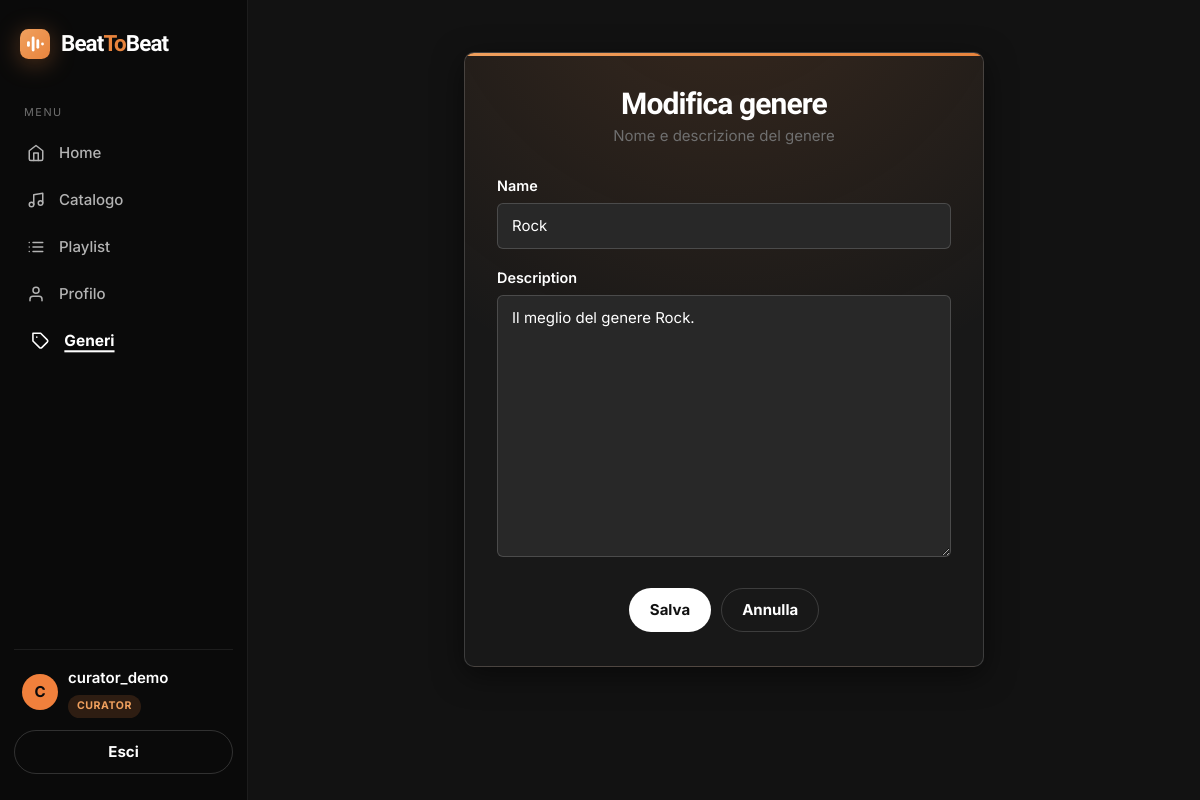
Page /music/genres/3/edit/ (signed in) on the committed database.
### accounts/models.py (models this page shows, shortened)
class CustomUser(AbstractUser):
    class Role(models.TextChoices):
        LISTENER = 'listener', 'Listener'
        CURATOR = 'curator', 'Curator'
        MODERATOR = 'moderator', 'Moderator'
    role = models.CharField(
        max_length=20,
        choices=Role.choices,
        default=Role.LISTENER,
    )
    bio = models.TextField(blank=True)
    birth_date = models.DateField(null=True, blank=True)
    favorite_genre = models.ForeignKey(
        'music.Genre',
        on_delete=models.SET_NULL,
        null=True,
        blank=True,
        related_name='fans',
    )
    AVATAR_COLORS = ['#f0803c', '#e0a15e', '#81b29a', '#6a8ec9', '#b07ba0', '#c96a6a']
    @property
    def avatar_color(self):
        return self.AVATAR_COLORS[sum(ord(c) for c in self.username) % len(self.AVATAR_COLORS)]
    @property
    def initial(self):
        return self.username[0].upper() if self.username else '?'
    @property
    def is_curator(self):
        return self.role == self.Role.CURATOR or self.is_superuser
    @property
    def is_moderator(self):
        return self.role == self.Role.MODERATOR or self.is_superuser

### music/models.py (models this page shows, shortened)
class Genre(models.Model):
    name = models.CharField(max_length=100, unique=True)
    description = models.TextField(blank=True)
    class Meta:
        ordering = ['name']

### music/views.py (the view)
# urls.py: path('genres/<int:pk>/edit/', views.GenreUpdateView.as_view(), name='genre_update'),
class GenreUpdateView(LoginRequiredMixin, CuratorOnlyMixin, UpdateView):
    model = Genre
    form_class = GenreForm
    template_name = 'music/genres/form.html'
    success_url = reverse_lazy('music:genre_list')

### music/forms.py
class GenreForm(forms.ModelForm):
    class Meta:
        model = Genre
        fields = ['name', 'description']

### music/permissions.py (called while the page is built)
    def test_func(self):
        user = self.request.user
        return user.is_authenticated and user.is_curator

### templates/music/genres/form.html (shortened to what this page needs)
{% extends 'base.html' %}
{% block content %}
<div class="form-page">
	<div class="panel form-card">
		<h1 class="form-card-title">{% if object %}Modifica genere{% else %}Nuovo genere{% endif %}</h1>
		<p class="form-card-sub">Nome e descrizione del genere</p>
		<form method="post">
			{% include 'partials/form_fields.html' %}
			<div class="actions center mt-3">
				<button type="submit" class="btn btn-accent">Salva</button>
				<a class="btn btn-ghost" href="{% url 'music:genre_list' %}">Annulla</a>
			</div>
		</form>
	</div>
</div>
{% endblock %}

### templates/base.html (shortened to what this page needs)
{% load static %}
<!DOCTYPE html>
<html lang="it">
<head>
	<link rel="stylesheet" href="{% static 'css/style.css' %}">
</head>
<body>
	{% block layout %}
	<div class="app-shell">
		<aside class="sidebar">
			<a class="brand" href="{% url 'pages:home' %}">{% include 'partials/logo.html' %}<span>Beat<span class="beat-accent">To</span>Beat</span></a>
			<nav>
				<div class="nav-section-label">Menu</div>
				<a class="nav-item-link {% if request.path == '/' %}active{% endif %}" href="{% url 'pages:home' %}">
					<span class="nav-icon"><svg viewBox="0 0 24 24" fill="none" stroke="currentColor" stroke-width="2" stroke-linecap="round" stroke-linejoin="round"><path d="M3 9l9-7 9 7v11a2 2 0 0 1-2 2H5a2 2 0 0 1-2-2z"/><path d="M9 22V12h6v10"/></svg></span><span class="nav-label">Home</span>
				</a>
				{% if user.is_authenticated %}
				<a class="nav-item-link {% if '/music/songs' in request.path %}active{% endif %}" href="{% url 'music:song_list' %}">
					<span class="nav-icon"><svg viewBox="0 0 24 24" fill="none" stroke="currentColor" stroke-width="2" stroke-linecap="round" stroke-linejoin="round"><path d="M9 18V5l12-2v13"/><circle cx="6" cy="18" r="3"/><circle cx="18" cy="16" r="3"/></svg></span><span class="nav-label">Catalogo</span>
				</a>
				<a class="nav-item-link {% if '/music/playlists' in request.path %}active{% endif %}" href="{% url 'music:playlist_list' %}">
					<span class="nav-icon"></span><span class="nav-label">Playlist</span>
				</a>
				<a class="nav-item-link {% if '/accounts/profile' in request.path %}active{% endif %}" href="{% url 'accounts:profile' %}">
					<span class="nav-icon"><svg viewBox="0 0 24 24" fill="none" stroke="currentColor" stroke-width="2" stroke-linecap="round" stroke-linejoin="round"><path d="M20 21v-2a4 4 0 0 0-4-4H8a4 4 0 0 0-4 4v2"/><circle cx="12" cy="7" r="4"/></svg></span><span class="nav-label">Profilo</span>
				</a>
				{% if user.is_curator %}
				<a class="nav-item-link {% if '/music/genres' in request.path %}active{% endif %}" href="{% url 'music:genre_list' %}">
					<span class="nav-icon"><svg viewBox="0 0 24 24" fill="none" stroke="currentColor" stroke-width="2" stroke-linecap="round" stroke-linejoin="round"><path d="M20.59 13.41l-7.17 7.17a2 2 0 0 1-2.83 0L2 12V2h10l8.59 8.59a2 2 0 0 1 0 2.82z"/><line x1="7" y1="7" x2="7.01" y2="7"/></svg></span><span class="nav-label">Generi</span>
				</a>
				{% endif %}
				{% endif %}
			</nav>
			<div class="sidebar-footer">
				{% if user.is_authenticated %}
				<div class="user-box">
					{% include 'partials/avatar.html' with profile_user=user %}
					<div>
						<div class="user-name">{{ user.username }}</div>
						{% if user.is_superuser %}
						<span class="role-badge admin">Admin</span>
						{% elif user.role == 'curator' %}
						<span class="role-badge curator">Curator</span>
						{% elif user.role == 'moderator' %}
						<span class="role-badge moderator">Moderator</span>
						{% else %}
						<span class="role-badge listener">Listener</span>
						{% endif %}
					</div>
				</div>
				<form method="post" action="{% url 'accounts:logout' %}">
					<button type="submit" class="btn btn-ghost btn-block">Esci</button>
				</form>
				{% else %}
				<a class="btn btn-accent btn-block" href="{% url 'accounts:login' %}">Accedi</a>
				<a class="btn btn-ghost btn-block mt-2" href="{% url 'accounts:signup' %}">Registrati</a>
				{% endif %}
			</div>
		</aside>
		<main class="content-area">
			{% block content %}{% endblock %}
		</main>
	</div>
	{% endblock %}
</body>
</html>

### templates/partials/avatar.html
<span class="avatar {{ size }}" style="background-color: {{ profile_user.avatar_color }};">{{ profile_user.initial }}</span>

### templates/partials/form_fields.html (shortened to what this page needs)
{% for field in form %}
<div class="form-group">
	<label for="{{ field.id_for_label }}">{{ field.label }}</label>
	{{ field }}
</div>
{% endfor %}

### rows in the picture
CustomUser: initial "C", username "curator_demo"
Genre: form "Rock" "Il meglio del genere Rock."

### other values in the picture
{{ field.label }} "Name" "Description"
